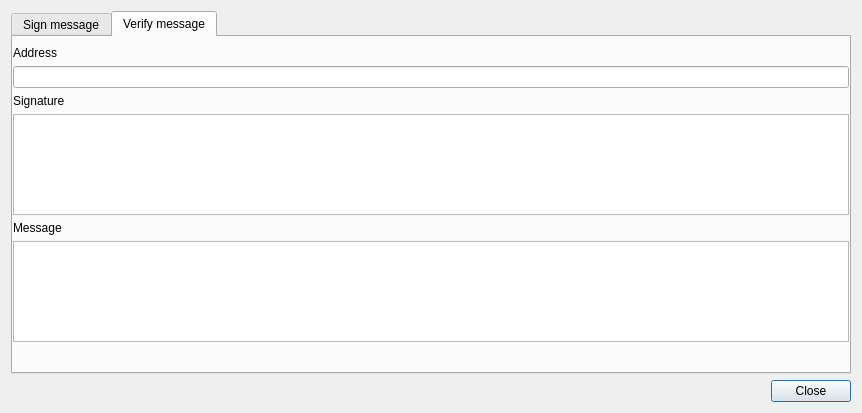
<?xml version="1.0" encoding="UTF-8"?>
<ui version="4.0">
 <class>SignMessageDialog</class>
 <widget class="QDialog" name="SignMessageDialog">
  <property name="geometry">
   <rect>
    <x>0</x>
    <y>0</y>
    <width>862</width>
    <height>413</height>
   </rect>
  </property>
  <property name="minimumSize">
   <size>
    <width>600</width>
    <height>150</height>
   </size>
  </property>
  <property name="maximumSize">
   <size>
    <width>16777215</width>
    <height>16777215</height>
   </size>
  </property>
  <property name="windowTitle">
   <string>Sign or verify message</string>
  </property>
  <property name="windowIcon">
   <iconset resource="../../resources.qrc">
    <normaloff>:/images/discrete</normaloff>:/images/discrete</iconset>
  </property>
  <layout class="QGridLayout" name="gridLayout">
   <item row="1" column="0">
    <layout class="QHBoxLayout" name="horizontalLayout">
     <item>
      <spacer name="horizontalSpacer">
       <property name="orientation">
        <enum>Qt::Horizontal</enum>
       </property>
       <property name="sizeHint" stdset="0">
        <size>
         <width>40</width>
         <height>20</height>
        </size>
       </property>
      </spacer>
     </item>
     <item>
      <widget class="QPushButton" name="ClosePushButton">
       <property name="text">
        <string>Close</string>
       </property>
      </widget>
     </item>
    </layout>
   </item>
   <item row="0" column="0">
    <widget class="QTabWidget" name="m_tabWidget">
     <property name="autoFillBackground">
      <bool>true</bool>
     </property>
     <property name="styleSheet">
      <string notr="true"/>
     </property>
     <property name="currentIndex">
      <number>1</number>
     </property>
     <property name="documentMode">
      <bool>false</bool>
     </property>
     <widget class="QWidget" name="m_signTab">
     <property name="autoFillBackground">
      <bool>false</bool>
     </property>
      <attribute name="title">
       <string>Sign message</string>
      </attribute>
      <layout class="QVBoxLayout" name="verticalLayout_2">
       <property name="spacing">
        <number>6</number>
       </property>
       <property name="leftMargin">
        <number>0</number>
       </property>
       <property name="topMargin">
        <number>9</number>
       </property>
       <property name="rightMargin">
        <number>0</number>
       </property>
       <property name="bottomMargin">
        <number>0</number>
       </property>
       <item>
        <layout class="QVBoxLayout" name="verticalLayout">
         <item>
          <widget class="QLabel" name="label_2">
           <property name="text">
            <string>Message</string>
           </property>
          </widget>
         </item>
         <item>
          <widget class="QTextEdit" name="m_messageEdit">
           <property name="sizePolicy">
            <sizepolicy hsizetype="Expanding" vsizetype="MinimumExpanding">
             <horstretch>0</horstretch>
             <verstretch>0</verstretch>
            </sizepolicy>
           </property>
           <property name="minimumSize">
            <size>
             <width>0</width>
             <height>100</height>
            </size>
           </property>
           <property name="baseSize">
            <size>
             <width>0</width>
             <height>0</height>
            </size>
           </property>
           <property name="styleSheet">
            <string notr="true"/>
           </property>
           <property name="acceptRichText">
            <bool>false</bool>
           </property>
          </widget>
         </item>
         <item>
          <widget class="QPushButton" name="m_signButton">
           <property name="text">
            <string>Sign</string>
           </property>
           <property name="toolTip">
            <string>Authorize one signature operation</string>
           </property>
          </widget>
         </item>
         <item>
          <widget class="QLabel" name="label_3">
           <property name="text">
            <string>Signature</string>
           </property>
          </widget>
         </item>
         <item>
          <widget class="QTextEdit" name="m_signatureEdit">
           <property name="sizePolicy">
            <sizepolicy hsizetype="Expanding" vsizetype="Preferred">
             <horstretch>0</horstretch>
             <verstretch>0</verstretch>
            </sizepolicy>
           </property>
           <property name="minimumSize">
            <size>
             <width>0</width>
             <height>25</height>
            </size>
           </property>
           <property name="baseSize">
            <size>
             <width>0</width>
             <height>0</height>
            </size>
           </property>
           <property name="styleSheet">
            <string notr="true"/>
           </property>
           <property name="readOnly">
            <bool>true</bool>
           </property>
           <property name="acceptRichText">
            <bool>false</bool>
           </property>
          </widget>
         </item>
        </layout>
       </item>
      </layout>
     </widget>
     <widget class="QWidget" name="m_verifyTab">
     <property name="autoFillBackground">
      <bool>false</bool>
     </property>
      <attribute name="title">
       <string>Verify message</string>
      </attribute>
      <layout class="QVBoxLayout" name="verticalLayout_4">
       <property name="spacing">
        <number>6</number>
       </property>
       <property name="leftMargin">
        <number>0</number>
       </property>
       <property name="rightMargin">
        <number>0</number>
       </property>
       <property name="bottomMargin">
        <number>0</number>
       </property>
       <item>
        <layout class="QVBoxLayout" name="verticalLayout_3">
         <item>
          <widget class="QLabel" name="m_addressLabel">
           <property name="text">
            <string>Address</string>
           </property>
          </widget>
         </item>
         <item>
          <widget class="QLineEdit" name="m_addressEdit">
           <property name="styleSheet">
            <string notr="true"/>
           </property>
          </widget>
         </item>
         <item>
          <widget class="QLabel" name="m_verifySignatureLabel">
           <property name="text">
            <string>Signature</string>
           </property>
          </widget>
         </item>
         <item>
          <widget class="QTextEdit" name="m_verifySignatureEdit">
           <property name="minimumSize">
            <size>
             <width>0</width>
             <height>25</height>
            </size>
           </property>
           <property name="styleSheet">
            <string notr="true"/>
           </property>
           <property name="acceptRichText">
            <bool>false</bool>
           </property>
          </widget>
         </item>
         <item>
          <widget class="QLabel" name="m_verifyMessageLabel">
           <property name="text">
            <string>Message</string>
           </property>
          </widget>
         </item>
         <item>
          <widget class="QTextEdit" name="m_verifyMessageEdit">
           <property name="minimumSize">
            <size>
             <width>0</width>
             <height>100</height>
            </size>
           </property>
           <property name="styleSheet">
            <string notr="true"/>
           </property>
           <property name="acceptRichText">
            <bool>false</bool>
           </property>
          </widget>
         </item>
        </layout>
       </item>
       <item>
        <widget class="QLabel" name="m_verificationResult">
         <property name="minimumSize">
          <size>
           <width>0</width>
           <height>24</height>
          </size>
         </property>
         <property name="font">
          <font>
           <pointsize>12</pointsize>
           <weight>75</weight>
           <bold>true</bold>
          </font>
         </property>
         <property name="text">
          <string/>
         </property>
        </widget>
       </item>
      </layout>
     </widget>
    </widget>
   </item>
  </layout>
 </widget>
 <resources>
  <include location="../../resources.qrc"/>
 </resources>
 <connections>
  <connection>
   <sender>ClosePushButton</sender>
   <signal>clicked()</signal>
   <receiver>SignMessageDialog</receiver>
   <slot>accept()</slot>
   <hints>
    <hint type="sourcelabel">
     <x>622</x>
     <y>274</y>
    </hint>
    <hint type="destinationlabel">
     <x>333</x>
     <y>149</y>
    </hint>
   </hints>
  </connection>
  <connection>
   <sender>m_signButton</sender>
   <signal>clicked()</signal>
   <receiver>SignMessageDialog</receiver>
   <slot>messageChanged()</slot>
   <hints>
    <hint type="sourcelabel">
     <x>312</x>
     <y>102</y>
    </hint>
    <hint type="destinationlabel">
     <x>312</x>
     <y>164</y>
    </hint>
   </hints>
  </connection>
  <connection>
   <sender>m_addressEdit</sender>
   <signal>textChanged(QString)</signal>
   <receiver>SignMessageDialog</receiver>
   <slot>verifyMessage()</slot>
   <hints>
    <hint type="sourcelabel">
     <x>311</x>
     <y>69</y>
    </hint>
    <hint type="destinationlabel">
     <x>312</x>
     <y>172</y>
    </hint>
   </hints>
  </connection>
  <connection>
   <sender>m_verifySignatureEdit</sender>
   <signal>textChanged()</signal>
   <receiver>SignMessageDialog</receiver>
   <slot>verifyMessage()</slot>
   <hints>
    <hint type="sourcelabel">
     <x>311</x>
     <y>126</y>
    </hint>
    <hint type="destinationlabel">
     <x>312</x>
     <y>172</y>
    </hint>
   </hints>
  </connection>
  <connection>
   <sender>m_verifyMessageEdit</sender>
   <signal>textChanged()</signal>
   <receiver>SignMessageDialog</receiver>
   <slot>verifyMessage()</slot>
   <hints>
    <hint type="sourcelabel">
     <x>311</x>
     <y>222</y>
    </hint>
    <hint type="destinationlabel">
     <x>312</x>
     <y>172</y>
    </hint>
   </hints>
  </connection>
  <connection>
   <sender>m_tabWidget</sender>
   <signal>currentChanged(int)</signal>
   <receiver>SignMessageDialog</receiver>
   <slot>changeTitle(int)</slot>
   <hints>
    <hint type="sourcelabel">
     <x>430</x>
     <y>190</y>
    </hint>
    <hint type="destinationlabel">
     <x>430</x>
     <y>206</y>
    </hint>
   </hints>
  </connection>
 </connections>
 <slots>
  <slot>messageChanged()</slot>
  <slot>verifyMessage()</slot>
  <slot>changeTitle(int)</slot>
 </slots>
</ui>
